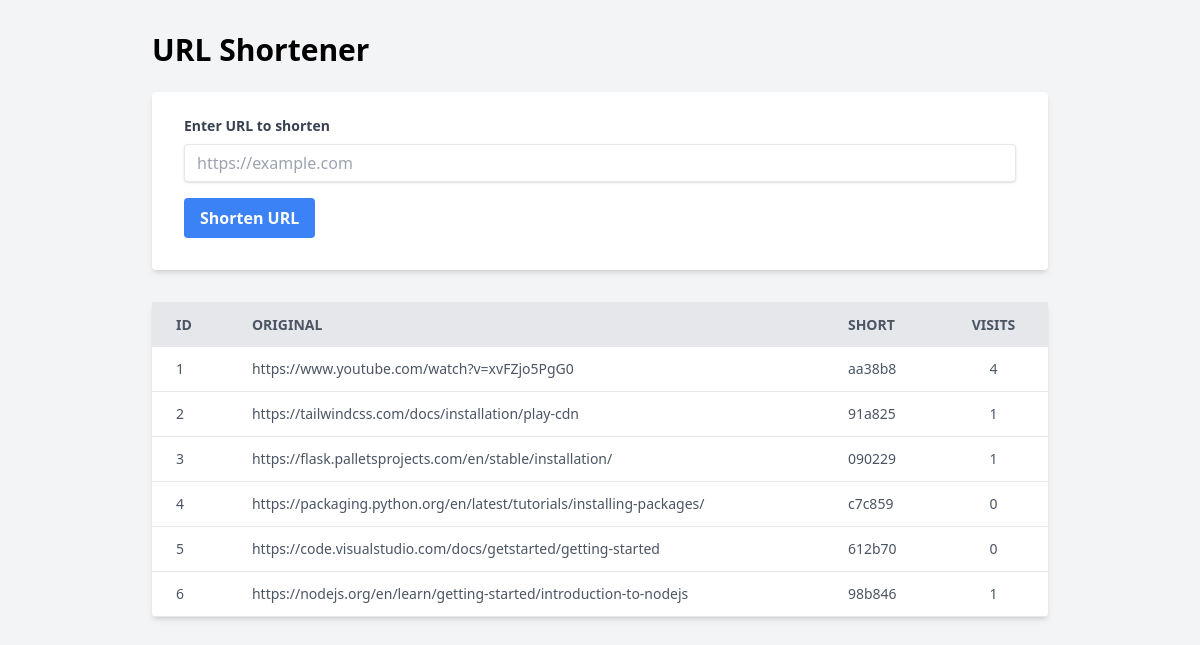
/index, run on the app's committed database.
### app/models.py (models this page shows, shortened)
class Shortener(db.Model):
    id = db.Column(db.Integer, primary_key=True)
    short = db.Column(db.String(255), unique=True, nullable=False)
    original = db.Column(db.String(2048), nullable=False)
    visits = db.Column(db.Integer, default=0)

### app/routes.py (the view)
@app.route('/')
@app.route('/home')
@app.route('/index')
def index():
    urls = Shortener.query.all()
    return render_template('index.html', urls=urls)

### app/templates/index.html (shortened to what this page needs)
<!DOCTYPE html>
<html lang="en">
<head>
    <script src="https://cdn.tailwindcss.com"></script>
</head>
<body class="bg-gray-100 p-8">
    <div class="max-w-4xl mx-auto">
        <h1 class="text-3xl font-bold mb-6">URL Shortener</h1>
        <form class="mb-8 bg-white shadow-md rounded px-8 pt-6 pb-8 mb-4" method="post" action="{{ url_for('add') }}">
            <div class="mb-4">
                <label class="block text-gray-700 text-sm font-bold mb-2" for="url">
                    Enter URL to shorten
                </label>
                <input
                    class="shadow appearance-none border rounded w-full py-2 px-3 text-gray-700 leading-tight focus:outline-none focus:shadow-outline"
                    id="url" type="url" name="url" placeholder="https://example.com" required>
            </div>
            <div class="flex items-center justify-between">
                <button
                    class="bg-blue-500 hover:bg-blue-700 text-white font-bold py-2 px-4 rounded focus:outline-none focus:shadow-outline"
                    type="submit">
                    Shorten URL
                </button>
            </div>
        </form>
        <div class="bg-white shadow-md rounded my-6">
            <table class="min-w-full">
                <thead>
                    <tr class="bg-gray-200 text-gray-600 uppercase text-sm leading-normal">
                        <th class="py-3 px-6 text-left">ID</th>
                        <th class="py-3 px-6 text-left">Original</th>
                        <th class="py-3 px-6 text-left">Short</th>
                        <th class="py-3 px-6 text-center">Visits</th>
                    </tr>
                </thead>
                <tbody class="text-gray-600 text-sm font-light">
                    {% for urls in urls %}
                    <tr class="border-b border-gray-200 hover:bg-gray-100">
                        <td class="py-3 px-6 text-left whitespace-nowrap">{{ urls.id }}</td>
                        <td class="py-3 px-6 text-left">{{ urls.original }}</td>
                        <td class="py-3 px-6 text-left"><a href="{{ url_for('redirect_to_original', short=urls.short) }}">{{ urls.short }}</a></td>
                        <td class="py-3 px-6 text-center">{{ urls.visits }}</td>
                    </tr>
                    {% endfor %}
                </tbody>
            </table>
        </div>
    </div>
</body>
</html>

### data on the page
Shortener: id "1", original "https://www.youtube.com/watch?v=xvFZjo5PgG0", short "aa38b8", visits "4"
Shortener: id "2", original "https://tailwindcss.com/docs/installation/play-cdn", short "91a825", visits "1"
Shortener: id "3", original "https://flask.palletsprojects.com/en/stable/installation/", short "090229", visits "1"
Shortener: id "4", original "https://packaging.python.org/en/latest/tutorials/installing-packages/", short "c7c859", visits "0"
Shortener: id "5", original "https://code.visualstudio.com/docs/getstarted/getting-started", short "612b70", visits "0"
Shortener: id "6", original "https://nodejs.org/en/learn/getting-started/introduction-to-nodejs", short "98b846", visits "1"
